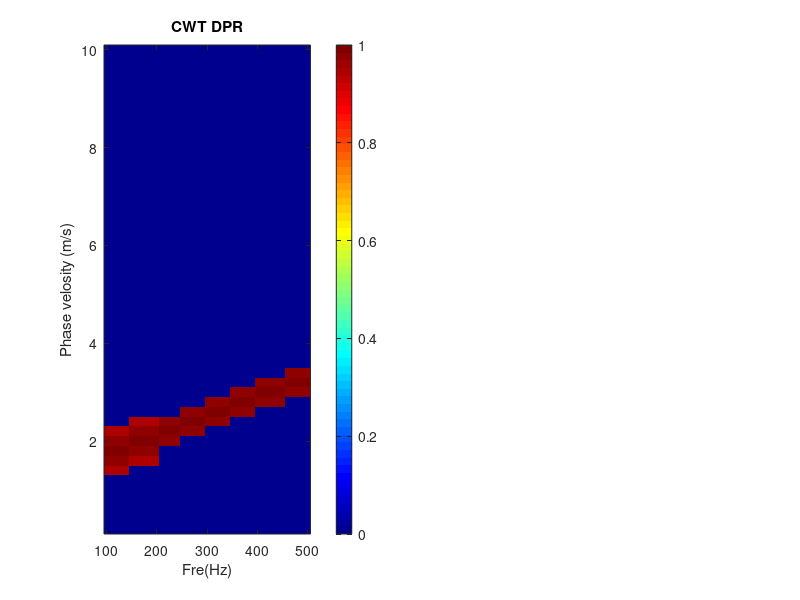

The MATLAB script that drew this image: (Note: this script raises an error after producing the figure.)
clear all;
close all;
clc;

load('DataTrainViscoElatic.mat')
pics = PicData(:,:,1000);


%% Case 1 
% Real Physical properties
u1 = 2.3*10^3; % KPa
u2 = 2.2; % Pa*s
rho = 1000;

% range of Fre and Vs
freq = [10:1:50]*10;
v = [1:1:50]*0.2;

% DPR extracted from wavelet energy analysis
load('E_filter1.mat')
pic_sim1 = E_filter;
pic_sim1 = (fliplr(E_filter));
% % pic_sim1 = pic_sim1;

figure
subplot(1,2,1)
imagesc(freq,v,pic_sim1');
colormap(jet);
colorbar;
set(gca,'YDir','normal');
title('CWT DPR');
xlabel('Fre(Hz)');
ylabel('Phase velosity (m/s)');
hold on
Vs= DPRFun(u1, u2,rho, freq);
plot(freq,Vs,'LineWidth', 5);


pic= FiguresGenFun(u1, u2,rho, freq,v,0.95);
Vs= DPRFun(u1, u2,rho, freq);
subplot(1,2,2)
imagesc(freq,v,pic');
colormap(jet);
colorbar;
set(gca,'YDir','normal');
title('CWT DPR');
xlabel('Fre(Hz)');
ylabel('Phase velosity (m/s)');
hold on
plot(freq,Vs,'LineWidth', 5);

pics_sim(1,:,:) = [pic_sim1];
pics_sim(2,:,:) = [pic];
% save pics_sim pics_sim